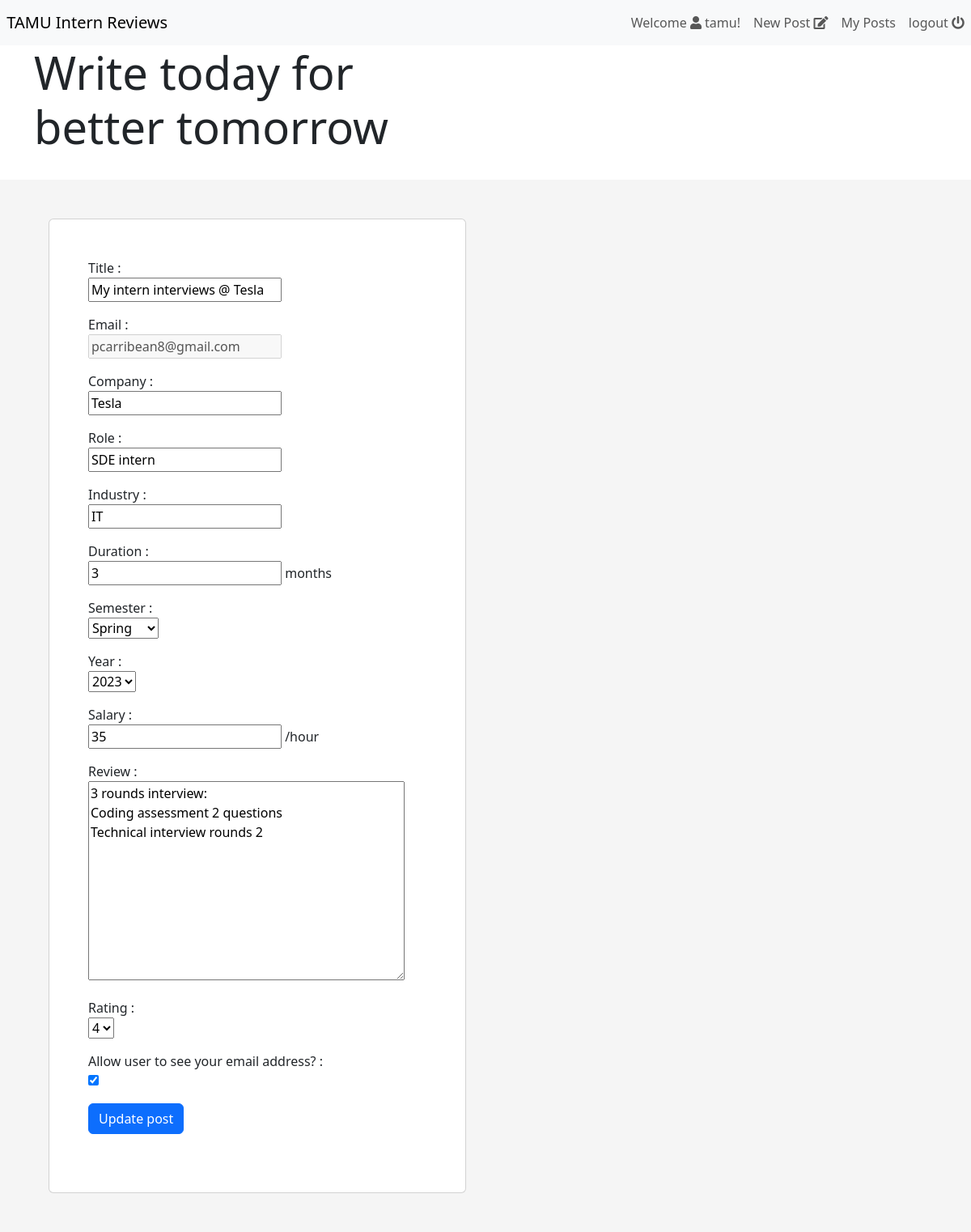
/post/edit/12 (signed in), run on an earlier commit of the app's database.
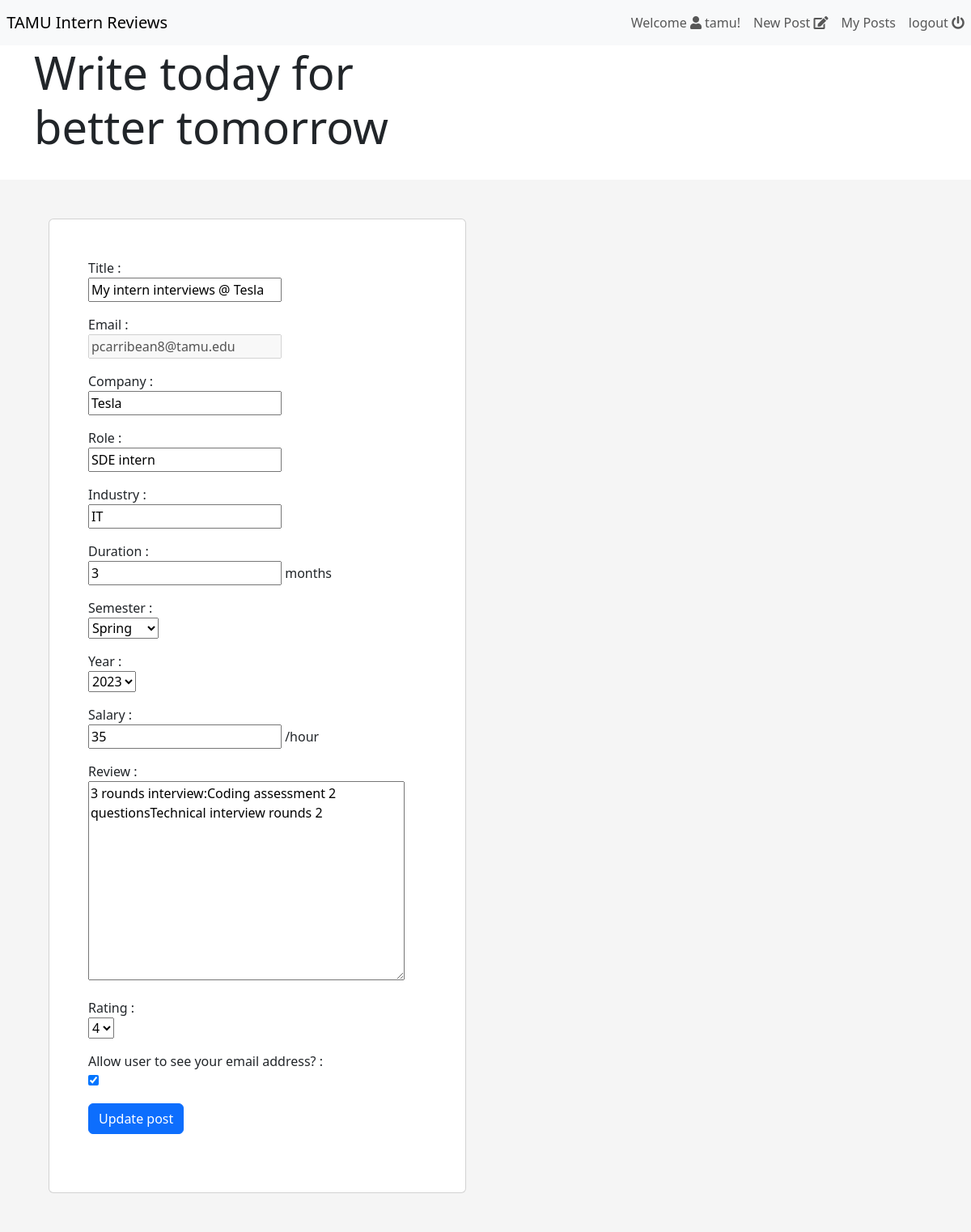
And on a later commit of the database.
### post/models.py (models this page shows, shortened)
class Post(models.Model):
    company = models.CharField(max_length=150)
    role = models.CharField(max_length=150)
    title = models.CharField(max_length=150)
    review = models.CharField(max_length=500)
    rating = models.IntegerField()
    duration = models.IntegerField()
    semester = models.CharField(max_length=15)
    year = models.PositiveIntegerField(default=current_year(), validators=[
                                       MinValueValidator(2013), max_value_current_year])
    salary = models.PositiveIntegerField(blank=True, null=True)
    industry = models.CharField(max_length=150, blank=True, null=True)
    email = models.EmailField(help_text='Enter your Texas A&M email')
    created_date = models.DateTimeField(auto_now_add=True)
    modified_date = models.DateTimeField(auto_now=True)
    show_email = models.BooleanField()
    objects = models.Manager()

### post/views.py (the view)
# urls.py: path('post/edit/<int:id>', views.edit_post, name='edit_post'),
def edit_post(request, id):
    selected_post = Post.objects.get(id=id)
    post_form = PostForm(initial={
        'company': selected_post.company,
        'role': selected_post.role,
        'title': selected_post.title,
        'review': selected_post.review,
        'rating': selected_post.rating,
        'duration': selected_post.duration,
        'semester': selected_post.semester,
        'year': selected_post.year,
        'salary': selected_post.salary,
        'industry': selected_post.industry,
        'email': selected_post.email,
        'show_email': selected_post.show_email
    })
    print(selected_post.semester)
    if request.method == "POST":
        post_form = PostForm(request.POST, instance=selected_post)
        if post_form.is_valid():
            post_form.save()
            messages.success(request, f'Post updated')
            return redirect('/posts')
    return render(request, 'post/update.html', {'form': post_form})

### post/forms.py
class PostForm(forms.ModelForm):
    semester = forms.ModelChoiceField(
        queryset=Semester.objects.all(), to_field_name='semester')
    review = forms.CharField(widget=forms.Textarea)
    rating = forms.ChoiceField(
        choices=((1, 1), (2, 2), (3, 3), (4, 4), (5, 5)))
    email = forms.EmailField(disabled=True)
    duration = forms.IntegerField(help_text="months")
    year = forms.TypedChoiceField(
        coerce=int, choices=year_choices, initial=current_year)
    salary = forms.IntegerField(help_text="/hour")
    class Meta:
        model = Post
        fields = ['title', 'email',
                  'company', 'role', 'industry',
                  'duration',
                  'semester', 'year', 'salary',
                  'review', 'rating', 'show_email']
        labels = {"show_email": "Allow user to see your email address?"}

### post/forms.py (called while the page is built)
def current_year():
    return datetime.date.today().year

def year_choices():
    return [(r, r) for r in range(current_year()-10, current_year()+1)]

### post/models.py (called while the page is built)
    def __str__(self):
        return self.semester

### post/templates/post/update.html (shortened to what this page needs)
{% extends "../registration/home.html" %} {% block content %}
<div
  class="px-4 py-5 px-md-5 text-center text-lg-start"
  style="background-color: hsl(0, 0%, 96%)"
>
  <div class="container">
    <div class="row gx-lg-5 align-items-center">
      <div class="col-lg-6 mb-5 mb-lg-0">
        <div class="card">
          <div class="card-body py-5 px-md-5">
            <form action="" method="POST">
              {% for field in form %}
              <div>
                <p>
                  {{ field.label }} :<br />
                  {{ field }}
                  <span class="">{{field.help_text}}</span>
                </p>
              </div>
              {% endfor %}
              <button type="submit" class="btn btn-primary btn-block mb-4">
                Update post
              </button>
            </form>
          </div>
        </div>
      </div>
    </div>
  </div>
</div>
{% endblock content %}

What changed in the data, as far as the page shows it:
changed Post "My intern interviews @ Tesla": email "pcarribean8@gmail.com" → "pcarribean8@tamu.edu"; review "3 rounds interview: Coding assessment 2 questions Technical interview rounds 2" → "3 rounds interview:Coding assessment 2 questionsTechnical interview rounds 2"
